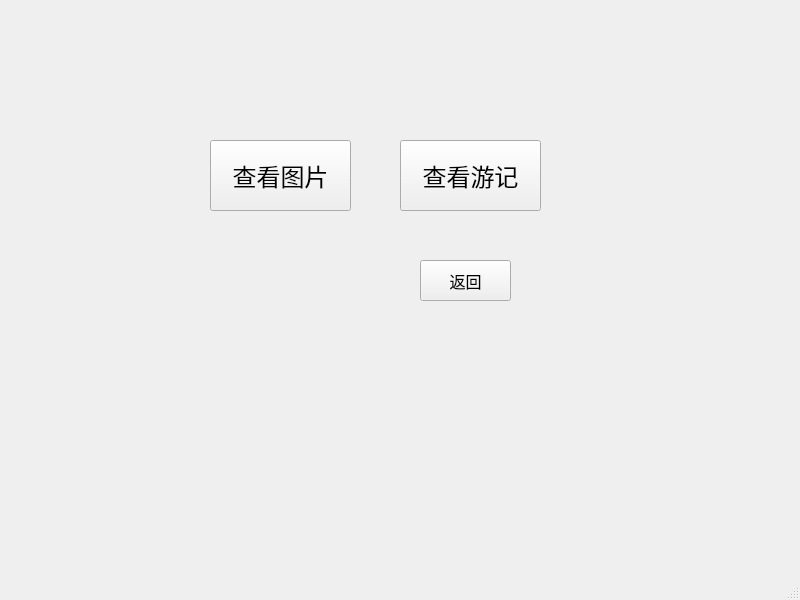
<?xml version="1.0" encoding="UTF-8"?>
<ui version="4.0">
 <class>visitWindow</class>
 <widget class="QMainWindow" name="visitWindow">
  <property name="geometry">
   <rect>
    <x>0</x>
    <y>0</y>
    <width>800</width>
    <height>600</height>
   </rect>
  </property>
  <property name="windowTitle">
   <string>浏览行程界面</string>
  </property>
  <widget class="QWidget" name="centralwidget">
   <widget class="QPushButton" name="pushButton">
    <property name="geometry">
     <rect>
      <x>210</x>
      <y>140</y>
      <width>141</width>
      <height>71</height>
     </rect>
    </property>
    <property name="font">
     <font>
      <pointsize>18</pointsize>
     </font>
    </property>
    <property name="text">
     <string>查看图片</string>
    </property>
   </widget>
   <widget class="QPushButton" name="pushButton_2">
    <property name="geometry">
     <rect>
      <x>400</x>
      <y>140</y>
      <width>141</width>
      <height>71</height>
     </rect>
    </property>
    <property name="font">
     <font>
      <pointsize>18</pointsize>
     </font>
    </property>
    <property name="text">
     <string>查看游记</string>
    </property>
   </widget>
   <widget class="QPushButton" name="pushButton_3">
    <property name="geometry">
     <rect>
      <x>420</x>
      <y>260</y>
      <width>91</width>
      <height>41</height>
     </rect>
    </property>
    <property name="font">
     <font>
      <pointsize>12</pointsize>
     </font>
    </property>
    <property name="text">
     <string>返回</string>
    </property>
   </widget>
  </widget>
  <widget class="QMenuBar" name="menubar">
   <property name="geometry">
    <rect>
     <x>0</x>
     <y>0</y>
     <width>800</width>
     <height>26</height>
    </rect>
   </property>
  </widget>
  <widget class="QStatusBar" name="statusbar"/>
 </widget>
 <resources/>
 <connections/>
</ui>
